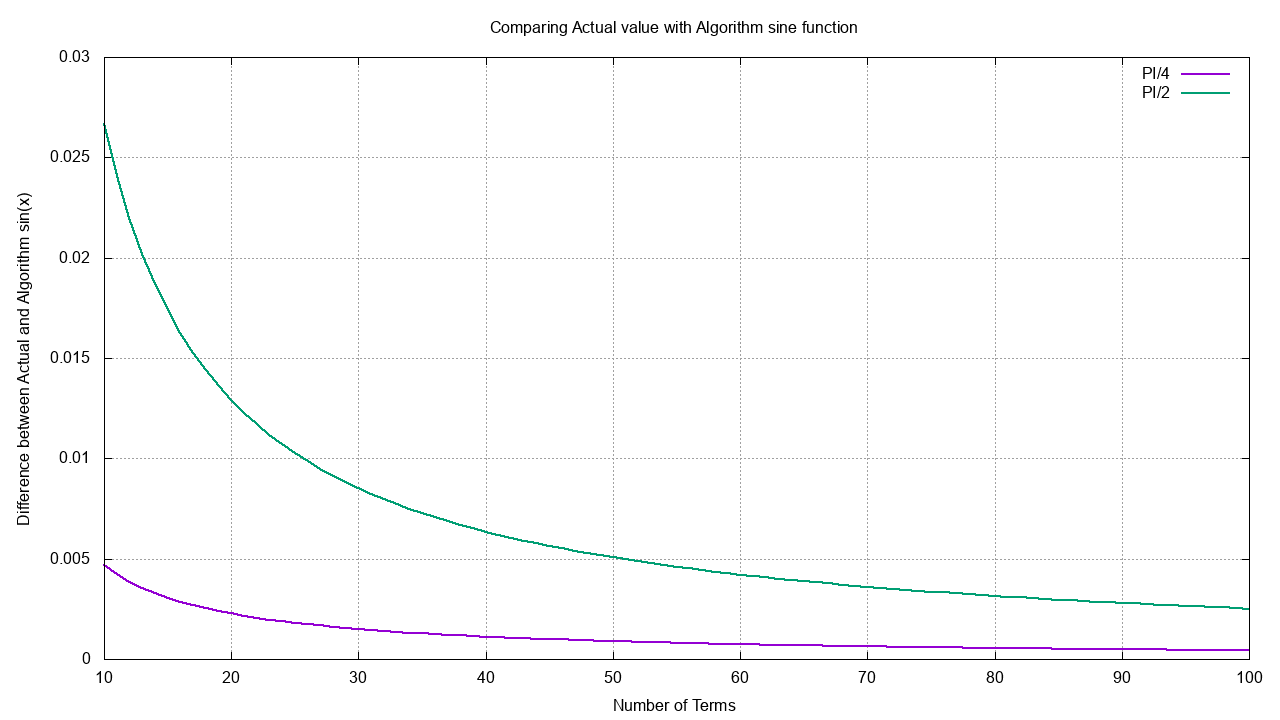

Recreate this plot in gnuplot.
set xlabel "Number of Terms"
set ylabel "Difference between Actual and Algorithm sin(x)"
set title "Comparing Actual value with Algorithm sine function"

set grid

set terminal png size 1280,720
set output "Function10.png"
plot "Function10.dat" u 1:(column("PI/4")) w l lw 2, "" u 1:(column("PI/2")) w l lw 2

set terminal wxt background '#00222222'
plot "Function10.dat" u 1:(column("PI/4")) w l lw 2, "" u 1:(column("PI/2")) w l lw 2
